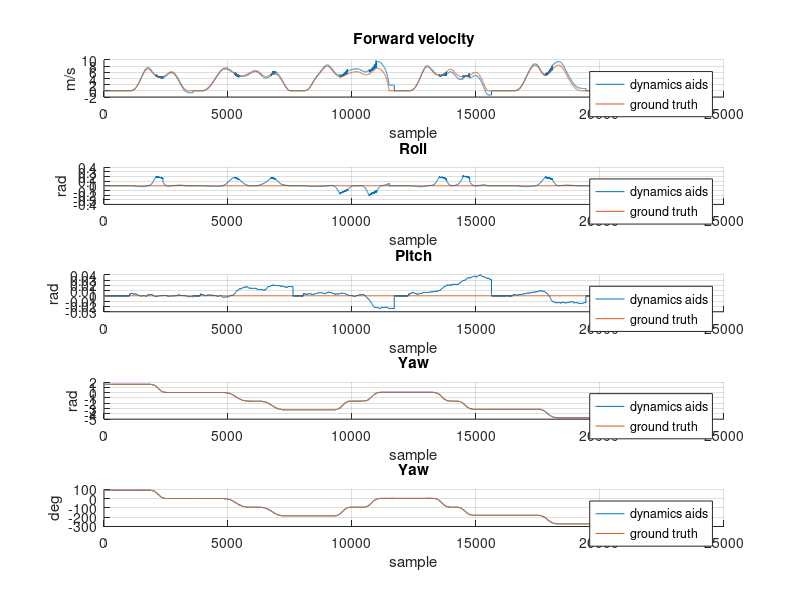
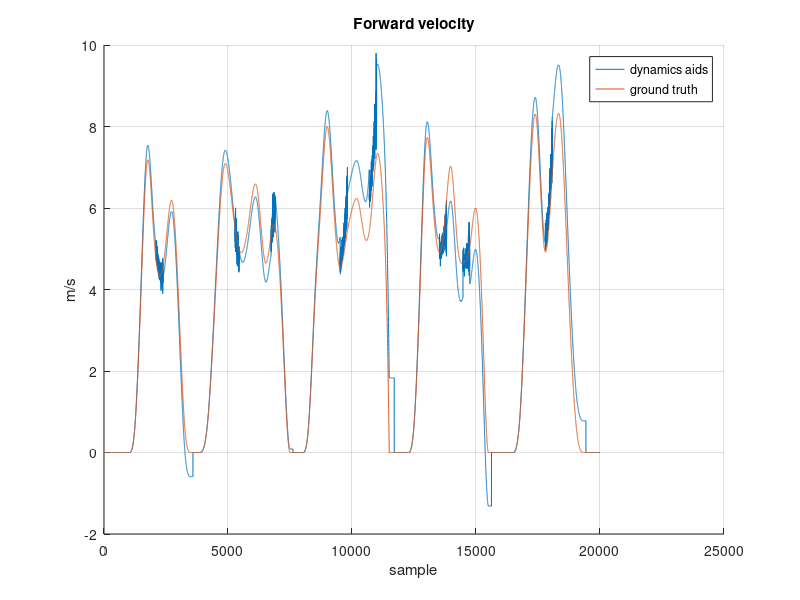

Recreate these plots in MATLAB, in order.
close all
clc

load('riferimenti.mat')
load('Dynamics_aided.mat')



%% PLOT DATI
l = length(dynamics_aids);
% Estraggo le componenti di posizione
j = 1;
for i=1:l
    % Estraggo i ground truth
    Vf_gt(j) = ground_truth(2,i);
    phi_gt(j) = ground_truth(3,i);
    theta_gt(j) = ground_truth(4,i);
    psi_gt(j) = ground_truth(5,i);
    % Estraggo le grandezze stimate
    Vf_da(j) = dynamics_aids(2,i);
    phi_da(j) = dynamics_aids(3,i);
    theta_da(j) = dynamics_aids(4,i);
    psi_da(j) = dynamics_aids(5,i);
    j = j + 1;
end

% Plot delle posizioni del drone
figure(1)
subplot(5,1,1)
hold on
plot(Vf_da)
plot(Vf_gt)
legend('dynamics aids', 'ground truth')
title('Forward velocity')
xlabel('sample')
ylabel('m/s')
grid on

subplot(5,1,2)
hold on
plot(phi_da)
plot(phi_gt)
legend('dynamics aids', 'ground truth')
title('Roll')
xlabel('sample')
ylabel('rad')
grid on

subplot(5,1,3)
hold on
plot(theta_da)
plot(theta_gt)
legend('dynamics aids', 'ground truth')
title('Pitch')
xlabel('sample')
ylabel('rad')
grid on

subplot(5,1,4)
hold on
plot(psi_da)
plot(psi_gt)
legend('dynamics aids', 'ground truth')
title('Yaw')
xlabel('sample')
ylabel('rad')
grid on

subplot(5,1,5)
psi_deg = rad2deg(psi_da);
psi_gt_deg = rad2deg(psi_gt);
hold on
plot(psi_deg)
plot(psi_gt_deg)
legend('dynamics aids', 'ground truth')
title('Yaw')
xlabel('sample')
ylabel('deg')
grid on

figure(2)
hold on
plot(Vf_da)
plot(Vf_gt)
legend('dynamics aids', 'ground truth')
title('Forward velocity')
xlabel('sample')
ylabel('m/s')
grid on